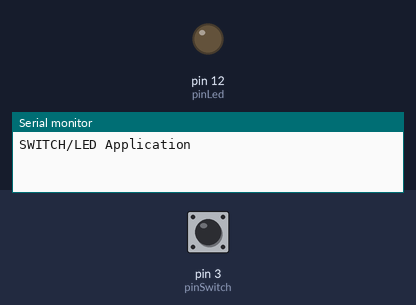
A sketch run on a simulated Arduino Uno, built with avr-gcc and run on an emulated ATmega328P. On the bench: output pins drawn as LEDs (lit = HIGH), the last lines printed to the serial monitor. The test bench sets the inputs (shaded band); at power-on: pin 3 (pinSwitch) HIGH.

Above: at 1.8 s.
1.9 s: pin 3 (pinSwitch) pulled LOW for 3.2 s
At 6.0 s:
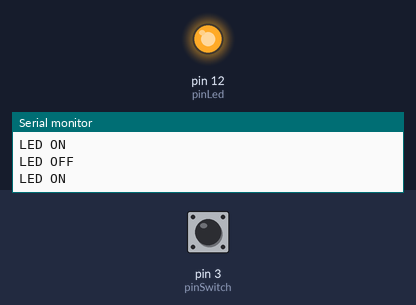
6.6 s: pin 3 (pinSwitch) pulled LOW for 0.6 s
At 7.5 s:
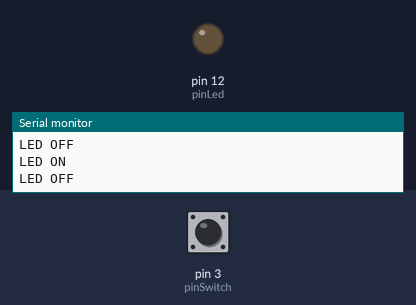
Timing chart, 0 to 9.6 s (numbered marks = the images above; inputs shaded):
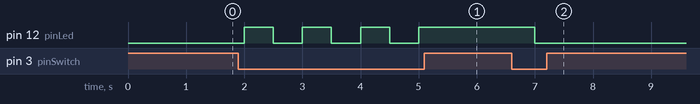

Measured:
- after the input at 1.9 s, pin 12 (pinLed): alternates HIGH for 0.50 s and LOW for 0.50 s, 7 changes in all, then stays HIGH, starting after 0.10 s
- after the input at 6.6 s, pin 12 (pinLed): HIGH → LOW after 0.40 s

The sketch:

bluiltin_led3.ino
```cpp
int pinLed = 12;
int pinSwitch = 3;

bool flagLed = false;


void setup() {
  Serial.begin(115200);
  pinMode(pinLed, OUTPUT);
  pinMode(pinSwitch, INPUT);
  Serial.println("SWITCH/LED Application");
}

void loop() {
  if (!digitalRead(pinSwitch)) {
    if (flagLed == false) {
      digitalWrite(pinLed, HIGH);
      Serial.println("LED ON");
      flagLed = true;
    } else {
      digitalWrite(pinLed, LOW);
      Serial.println("LED OFF");
      flagLed = false;
    }
  }
  delay(500);
  }
```
